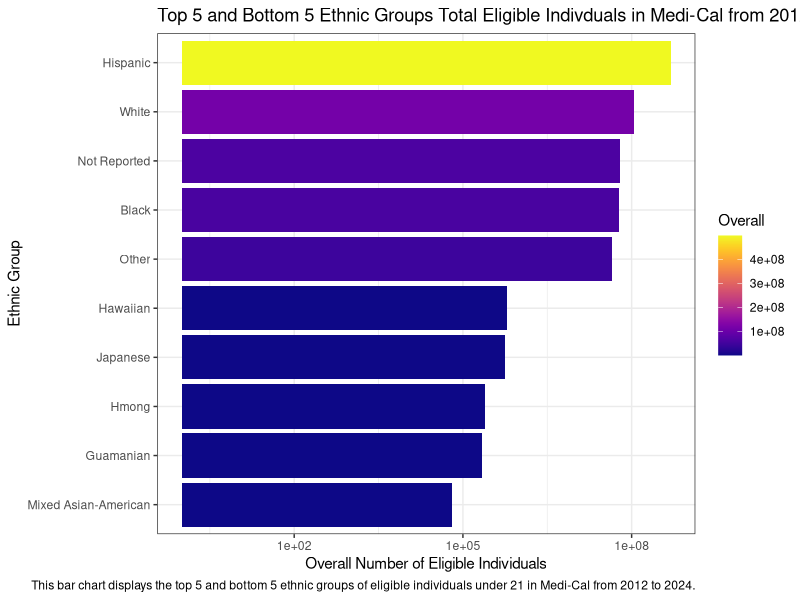
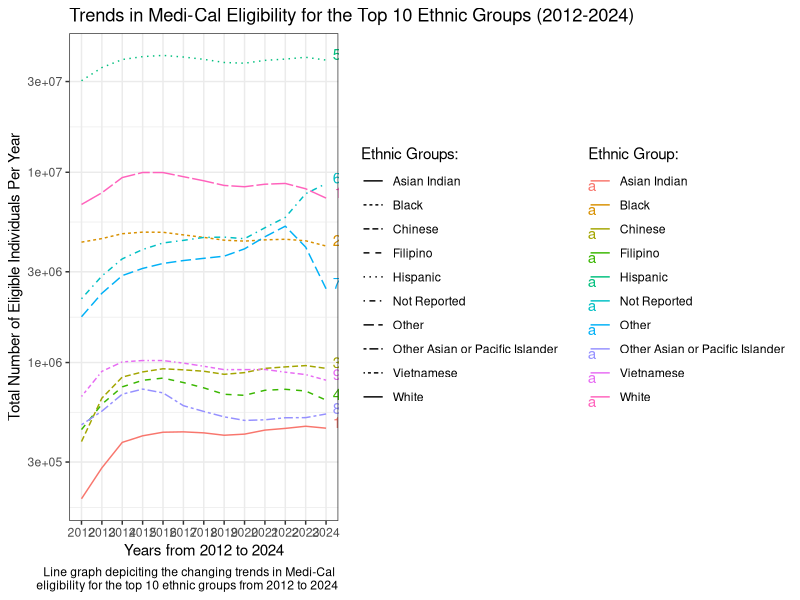

Write the R code that produced these figures, in order.
## ---- chunk 1
#| label: setup
#| include: false
library(tidyverse)
library(purrr)
library(ggplot2)
library(patchwork) # Combining Graphs
library(viridis) # Scale Colors
## ---- chunk 2
#| label: Orginal Data
MediCal <- read_csv("data/data_raw/7.4-race-ethnicity-statewide_q4_2024_odp.csv")
## ---- chunk 3
#| label: Data Cleaning

# Making a Base Model of the Clean Data
MediCal <- MediCal |>
  rename(Period = `Reporting Period`, 
         Ethnic = `Race Ethnicity` , 
         Eligiblity = `Number of Eligible Individuals`) |> #Renaming all my variables into something more simpler and understandable
  mutate(Eligiblity = as.numeric(Eligiblity)) |> # Making sure all Eligibility column is numeric data
  mutate(Ethnic = fct_recode(Ethnic, 
                             "Mixed Asian-American" = "Amerasian")) |> # Realized that I need to specify what Amerasian is for those who do not know
    separate(Period, into = c("Year", "Month"), sep = "-") # Want to separate the period into months and year

## write_csv(MediCal, "data/data_clean/MediCal.csv")

# Creating a data set that tells the total of medical eligible individual for each ethnicity per year
Year <- MediCal |>
  group_by(Year, Ethnic) |> 
  summarise(Total = sum(Eligiblity)) # Finding the total number of eligible individuals based on the year and ethnicity

## write_csv(Year, "data/data_clean/Yearly_MediCal.csv")

# 2024 Monthly Total Combined and Separated
Month <- MediCal |>
  filter(Year == "2024") |> 
  group_by(Ethnic) |>
  mutate(Total = sum(Eligiblity))

## write_csv(Month, "data/data_clean/2024Monthly_MediCal.csv")
## ---- chunk 4
#| label: read data
# loading in the clean data here

MediCal_clean <- read_csv("data/data_clean/MediCal.csv")
Yearly <- read_csv("data/data_clean/Yearly_MediCal.csv")
M2024 <- read_csv("data/data_clean/2024Monthly_MediCal.csv")
## ---- chunk 5
#| label: Preparing Visualization 1

# Soritng Data
V1 <- Yearly |>
  group_by(Ethnic) |>
  mutate(Overall = sum(Total)) |> #Find the total eligible from 2012 to 2024
  arrange(desc(Overall)) |>
  distinct(Overall)

# Head and Tail of Data
top5 <- head(V1, 5)
bottom5 <- tail(V1, 5)

# Combining Top & Bottom
combined <- bind_rows(top5, bottom5)
## ---- chunk 6
#| label: Visualization 1
#| fig-width: 10

# Visualization 1
combined |>
  ggplot(aes(x = fct_reorder(Ethnic, Overall), 
             y = Overall, 
             fill = Overall)) +
  geom_col() +
  coord_flip() + 
  scale_y_log10() +
  theme_bw() +
  scale_fill_viridis(option = "C") +
  labs(title = "Top 5 and Bottom 5 Ethnic Groups Total Eligible Indivduals in Medi-Cal from 2012 to 2024", 
       x = "Ethnic Group", 
       y = "Overall Number of Eligible Individuals", 
       caption = "This bar chart displays the top 5 and bottom 5 ethnic groups of eligible individuals under 21 in Medi-Cal from 2012 to 2024.") 
## ---- chunk 7
#| label: Preparing Visualization 2

V2 <- Yearly |>
  left_join(V1, by = "Ethnic") |>
  arrange(desc(Overall)) |>
  distinct(Ethnic)

ten <- head(V2, 10)

plot_data <- Yearly |>
  right_join(ten, by = "Ethnic")
## ---- chunk 8
#| label: Visualization 2
#| warning: false
#| fig-width: 11

plot_data |>
  ggplot(aes(x = Year,
             y = Total, 
             group = Ethnic, 
             linetype = Ethnic, 
             color = Ethnic)) +
  geom_line() +
  theme_bw() +
  scale_y_log10() + 
  scale_x_discrete(limits = 2012:2024) +
  labs(x = "Years from 2012 to 2024", 
       y = "Total Number of Eligible Individuals Per Year", 
       title = "Trends in Medi-Cal Eligibility for the Top 10 Ethnic Groups (2012-2024)", 
       linetype = "Ethnic Groups:",
       color = "Ethnic Group:",
       caption = "Line graph depiciting the changing trends in Medi-Cal \neligibility for the top 10 ethnic groups from 2012 to 2024") +
  geom_text(data = subset(plot_data, Year == 2024), 
            aes(label = paste0(" ", 1:10)), 
            hjust = -0.2, vjust = 0) +
  theme(legend.position = "right",
        legend.box = "horizontal")
  
